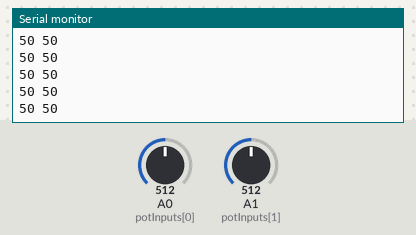
The sketch below on a simulated Arduino Uno, built with avr-gcc and run on an emulated ATmega328P. Shown: the last lines printed to the serial monitor. The inputs (shaded band) are chosen by the test bench; at power-on: A0 (potInputs[0]) = 512, A1 (potInputs[1]) = 512.

Above: at 1.2 s.
1.3 s: A0 (potInputs[0]) set to 1010
At 2.2 s:
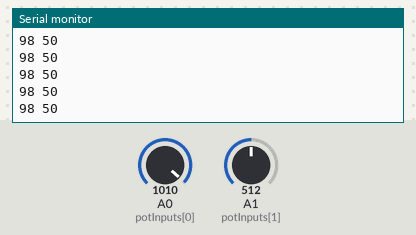
2.8 s: A0 (potInputs[0]) set to 1023
At 3.8 s:
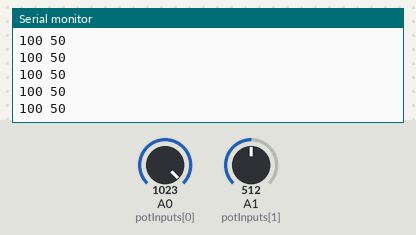
7.3 s: A1 (potInputs[1]) set to 112
At 8.3 s:
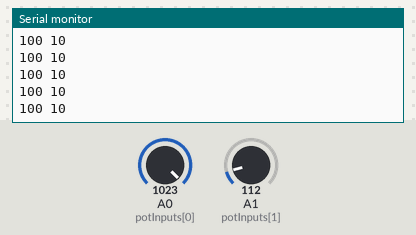
8.8 s: A1 (potInputs[1]) set to 93
At 9.8 s:
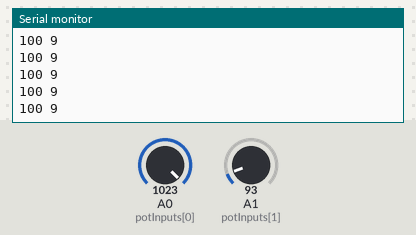
Timing chart, 0 to 11.8 s (numbered marks = the images above; inputs shaded):
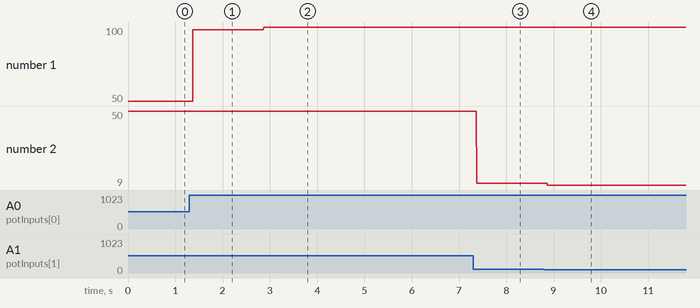

Measured:
- after the input at 1.3 s, the serial monitor: prints a new line after 0.07 s (image 1)
- after the input at 2.8 s, the serial monitor: prints a new line after 0.07 s (image 2)
- after the input at 7.3 s, the serial monitor: prints a new line after 0.07 s (image 3)
- after the input at 8.8 s, the serial monitor: prints a new line after 0.07 s (image 4)
- plotted number 1: 50 → 98 after the input at 1.3 s, 98 → 100 after the input at 2.8 s
- plotted number 2: 50 → 10 after the input at 7.3 s, 10 → 9 after the input at 8.8 s

The sketch:

arduino-sketch.ino
```cpp
const int potInputs[] = {A0,A1};

void setup() {
  Serial.begin(9600);
  for (int i = 0; i <= (sizeof(potInputs)-1)/2; i++) {
    pinMode(potInputs[i], INPUT);
  }
}

void loop() {
  int potValues[sizeof(potInputs)];
  getPotValues(potValues);
  printSerial(potValues);
}

void getPotValues(int potValues[]) {
  for (int i = 0; i <= (sizeof(potInputs)-1)/2; i++) {
    potValues[i] = map(analogRead(potInputs[i]),0,1023,0,100);
  }
}

void printSerial(int potValues[]) {
  for (int i = 0; i <= (sizeof(potInputs)-1)/2; i++) {
    Serial.print(potValues[i]);
    Serial.print(" ");
  }
  Serial.println("");
}
```
